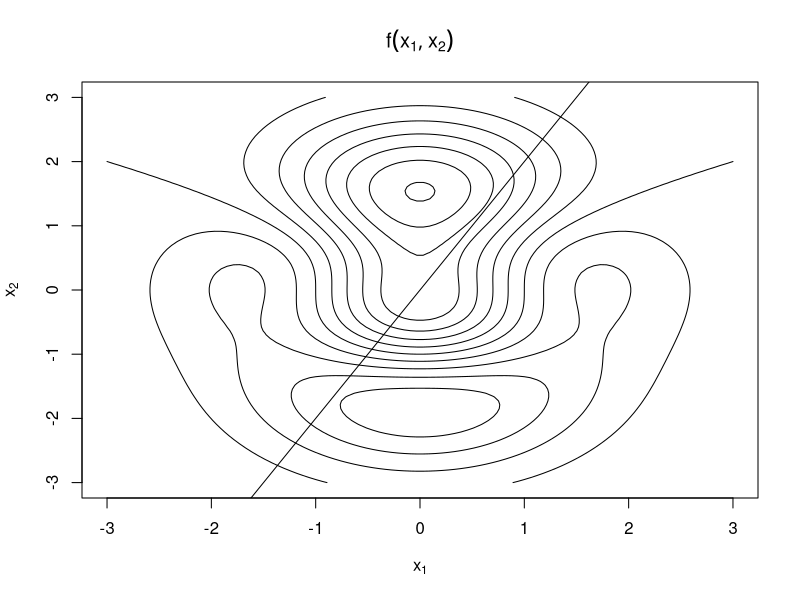
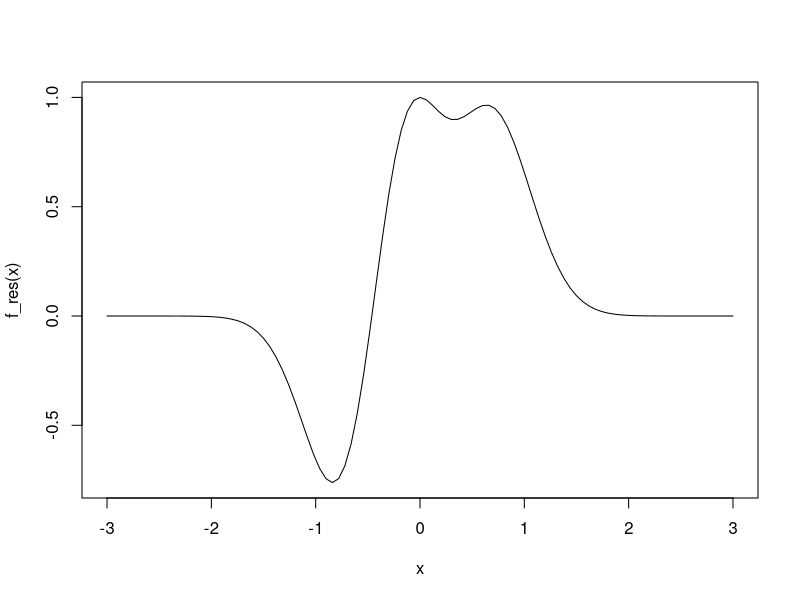

Write R code to recreate these figures, in order.
k = 2
b = 0
f = function(x1, x2){
	ret = (1 - x1 ^ 2 + x2 ^ 3) * exp(-0.5 * (x1 ^ 2 + x2 ^ 2))
	return(ret)
}

lineRestrict = function(x1){
	x2 = k * x1 + b
	return(x2)
}

f_res = function(x1){
	return(f(x1, lineRestrict(x1)))
}

x1 = seq(-3, 3, length.out = 100)
x2 = seq(-3, 3, length.out = 100)
y = outer(x1, x2, f)

contour(x1, x2, y, xlab = expression(x[1]), ylab = expression(x[2]), 
	main = expression(f(x[1], x[2])), drawlabels = FALSE, nlevels = 10)
abline(a = b, b = k)
curve(f_res, -3, 3)